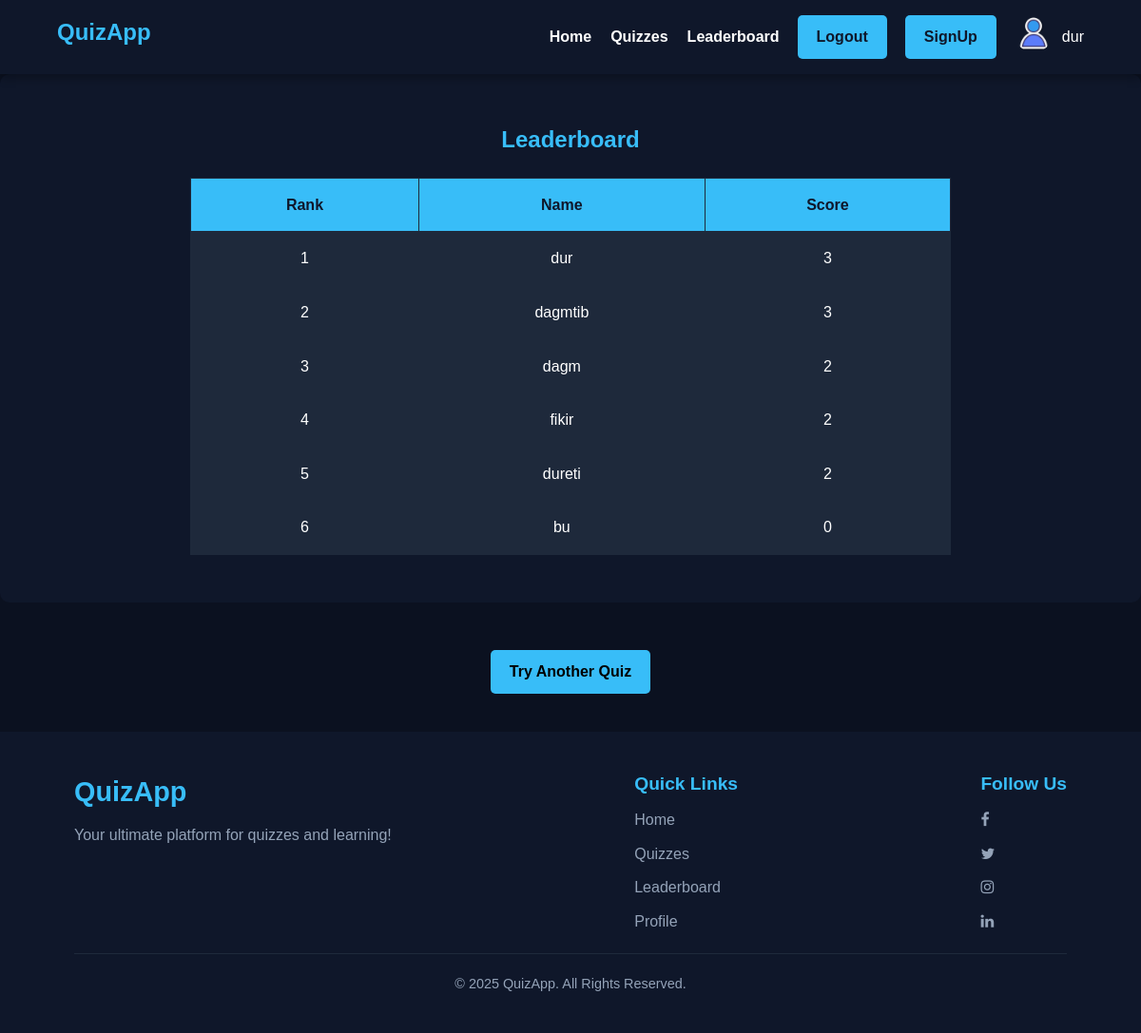
Page /leaderboard (signed in) on the committed database.
### tables this page shows
CREATE TABLE results (
            id INTEGER PRIMARY KEY, 
            username TEXT, 
            score INTEGER,
            timestamp DATETIME DEFAULT CURRENT_TIMESTAMP);

### app.py (the view)
@app.route('/leaderboard')
def leaderboard():
    print("Leaderboard route accessed")  # Debugging line
    with sqlite3.connect('db.sqlite3') as conn:
        cursor = conn.cursor()
        cursor.execute('''
            SELECT username, score
            FROM results
            WHERE id IN (
                SELECT MAX(id)
                FROM results
                GROUP BY username
            )
            ORDER BY score DESC
            LIMIT 10
        ''')
        leaderboard_data = cursor.fetchall()
    leaderboard_with_index = [(index + 1, name, score) for index, (name, score) in enumerate(leaderboard_data)]
    return render_template('leaderboard.html', leaderboard=leaderboard_with_index)

### templates/leaderboard.html (shortened to what this page needs)
{% extends 'base.html' %}
{% block content %}
    <section class="leaderboard">
      <h2>Leaderboard</h2>
      <table>
        <thead>
          <tr>
            <th>Rank</th>
            <th>Name</th>
            <th>Score</th>
          </tr>
        </thead>
        <tbody>
            {% for index, name, score in leaderboard %}
            <tr>
                <td>{{ index }}</td>
                <td>{{ name }}</td>
                <td>{{ score }}</td>
            </tr>
            {% endfor %}
        </tbody>
      </table>
    </section>
    <div class="buttons">
      <a href="quizzes.html">Try Another Quiz</a>
    </div>
  {% endblock %}

### templates/base.html (shortened to what this page needs)
<!DOCTYPE html>
<html lang="en">
<head>
    <link rel="stylesheet" href="{{ url_for('static', filename='css/style.css') }}">
    <link rel="stylesheet" href="https://cdnjs.cloudflare.com/ajax/libs/font-awesome/4.7.0/css/font-awesome.min.css">
</head>
<body>
    <nav class="navbar">
        <div class="container">
            <h1>QuizApp</h1>
            <ul>
                <li><a href="{{ url_for('home') }}">Home</a></li>
                <li><a href="{{ url_for('quiz') }}">Quizzes</a></li>
                <li><a href="{{ url_for('leaderboard') }}">Leaderboard</a></li>
            </ul>
            {% if 'username' not in session %}
                <a href="{{ url_for('login') }}" class="login">Login</a>
            {% else %}
                <a href="{{ url_for('logout') }}" class="cta">Logout</a>
                <a href="{{ url_for('register') }}" class="cta">SignUp</a>
                <div class="profile">
                    <a href="{{ url_for('profile') }}">
                        <img src="../static/images/profile-icon.png" alt="Profile Image">
                    </a>
                    <span>{{ session['username'] }}</span>
                </div>
            {% endif %}
        </div>
    </nav>
    <main>
        {% block content %}{% endblock %}
    </main>
   <footer class="footer">
  <div class="container">
    <div class="footer-content">
      <div class="footer-logo">
        <h1>QuizApp</h1>
        <p>Your ultimate platform for quizzes and learning!</p>
      </div>
      <div class="footer-links">
        <h3>Quick Links</h3>
        <ul>
          <li><a href="{{ url_for('home') }}">Home</a></li>
          <li><a href="{{ url_for('quiz') }}">Quizzes</a></li>
          <li><a href="{{ url_for('leaderboard') }}">Leaderboard</a></li>
          <li><a href="{{ url_for('profile') }}">Profile</a></li>
        </ul>
      </div>
      <div class="footer-social">
        <h3>Follow Us</h3>
       <ul>
  <li><a href="#"><i class="fa fa-facebook"></i></a></li>
  <li><a href="#"><i class="fa fa-twitter"></i></a></li>
  <li><a href="#"><i class="fa fa-instagram"></i></a></li>
  <li><a href="#"><i class="fa fa-linkedin"></i></a></li>
</ul>
      </div>
    </div>
    <div class="footer-bottom">
      <p>&copy; 2025 QuizApp. All Rights Reserved.</p>
    </div>
  </div>
</footer>
</body>
</html>

### static/css/style.css (style rules this page uses)
* { margin: 0; padding: 0; box-sizing: border-box; }
body { font-family: 'Arial', sans-serif; background-color: #0b1120; color: #fff; line-height: 1.6; }
a { text-decoration: none; color: inherit; }
ul { list-style: none; }
h1, h2, h3 { margin-bottom: 10px; }
.container { width: 90%; max-width: 1200px; margin: auto; }
.navbar { background-color: #0f172a; padding: 15px 0; position: sticky; top: 0; z-index: 1000; box-shadow: 0 4px 10px rgba(0, 0, 0, 0.3); }
.navbar .container { display: flex; justify-content: space-between; align-items: center; }
.navbar h1 { font-size: 1.5rem; color: #38bdf8; }
.navbar ul { display: flex; gap: 20px; margin-left: 400px; }
.navbar ul li { cursor: pointer; color: #fff; font-weight: bold; }
.navbar .cta { background-color: #38bdf8; color: #0f172a; padding: 10px 20px; border-radius: 5px; font-weight: bold; cursor: pointer; }
.navbar .profile { display: flex; align-items: center; gap: 10px; cursor: pointer; }
.navbar .profile img { border-radius: 50%; width: 40px; height: 40px; }
.leaderboard { padding: 50px 20px; background-color: #0f172a; border-radius: 10px; margin-bottom: 40px; }
.leaderboard h2 { text-align: center; color: #38bdf8; margin-bottom: 20px; }
.leaderboard table { width: 100%; border-collapse: collapse; margin: auto; max-width: 800px; }
.leaderboard th, .leaderboard td { border: 1px solid #1e293b; padding: 15px; text-align: center; }
.leaderboard th { background-color: #38bdf8; color: #0f172a; }
.leaderboard td { background-color: #1e293b; color: #fff; }
.buttons { text-align: center; margin: 30px 0; }
.buttons a { display: inline-block; text-decoration: none; background-color: #38bdf8; color: black; padding: 10px 20px; border-radius: 5px; margin: 10px; font-size: 1rem; font-weight: bold; transition: background-color 0.3s ease; }
.footer { background-color: #0f172a; padding: 40px 20px; color: #94a3b8; }
.footer .container { max-width: 1200px; margin: auto; }
.footer-content { display: flex; justify-content: space-between; flex-wrap: wrap; gap: 20px; margin-bottom: 20px; }
.footer-logo h1 { font-size: 1.8rem; color: #38bdf8; margin-bottom: 10px; }
.footer-logo p { font-size: 1rem; color: #94a3b8; }
.footer-links h3, .footer-social h3 { font-size: 1.2rem; color: #38bdf8; margin-bottom: 10px; }
.footer-links ul, .footer-social ul { display: flex; flex-direction: column; gap: 10px; }
.footer-links ul li a, .footer-social ul li a { font-size: 1rem; color: #94a3b8; transition: color 0.3s ease; }
.footer-bottom { text-align: center; border-top: 1px solid #1e293b; padding-top: 20px; margin-top: 20px; }
.footer-bottom p { font-size: 0.9rem; color: #94a3b8; }

### rows in the picture
results: username "dur", index "1", score "3"
results: index "2", username "dagmtib", score "3"
results: index "3", username "dagm", score "2"
results: index "4", username "fikir", score "2"
results: index "5", username "dureti", score "2"
results: index "6", username "bu", score "0"
